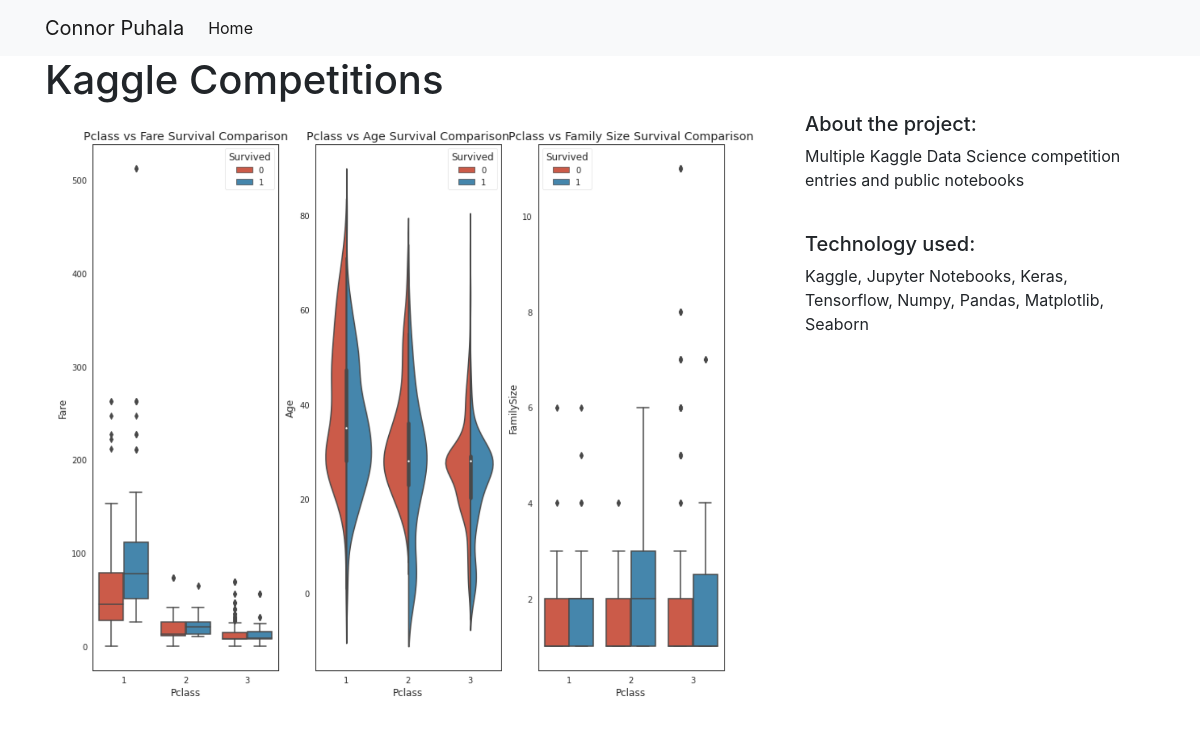
Page /projects/7/ on the earlier database version.
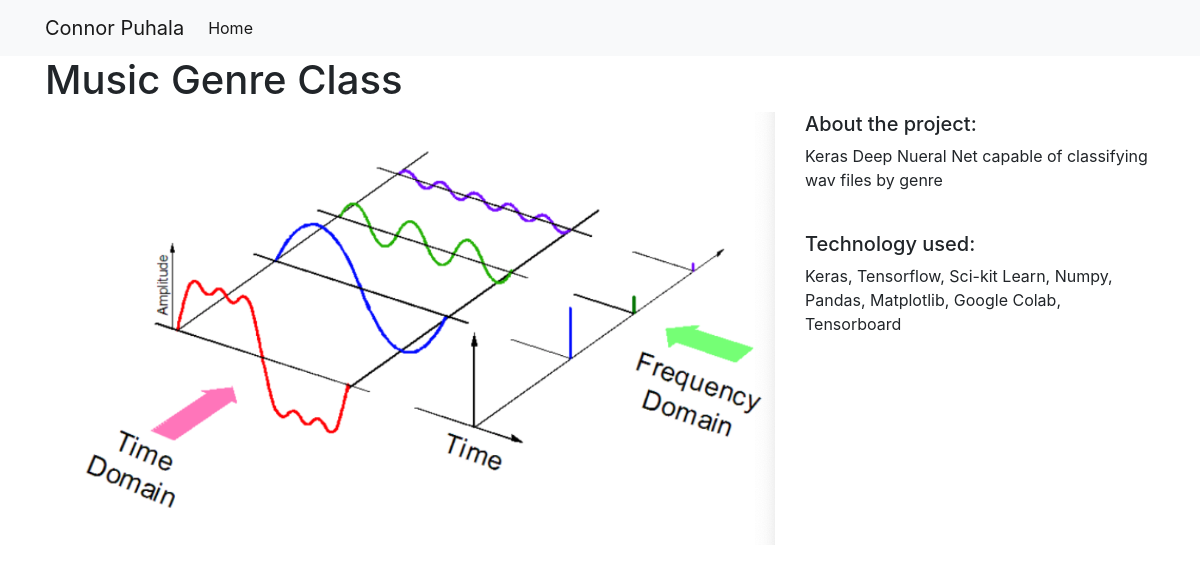
Same page on the later database version.
### projects/models.py (models this page shows)
class Project(models.Model):
    title = models.CharField(max_length=100)
    description = models.TextField()
    technology = models.CharField(max_length=20)
    image = models.FilePathField(path="/img")

### projects/views.py (the view)
# urls.py: path("<int:pk>/", views.project_detail, name="project_detail"),
def project_detail(request, pk):
    project = Project.objects.get(pk=pk)
    context = {
        'project': project
    }
    return render(request, 'project_detail.html', context)

### projects/templates/project_detail.html
{% extends "base.html" %}
{% load static %}
{% block page_content %}
<h1>{{ project.title }}</h1>
<div class="row">
    <div class="col-md-8">
        <img src="{% static project.image %}" alt="" width="100%">
    </div>
    <div class="col-md-4">
        <h5>About the project:</h5>
        <p>{{ project.description }}</p>
        <br>
        <h5>Technology used:</h5>
        <p>{{ project.technology }}</p>
    </div>
</div>
{% endblock %}

Differences in the rows shown:
changed Project: title "Kaggle Competitions" → "Music Genre Class"; image: a different picture; description "Multiple Kaggle Data Science competition entries and public notebooks" → "Keras Deep Nueral Net capable of classifying wav files by genre"; technology "Kaggle, Jupyter Notebooks, Keras, Tensorflow, Numpy, Pandas, Matplotlib, Seaborn" → "Keras, Tensorflow, Sci-kit Learn, Numpy, Pandas, Matplotlib, Google Colab, Tensorboard"
